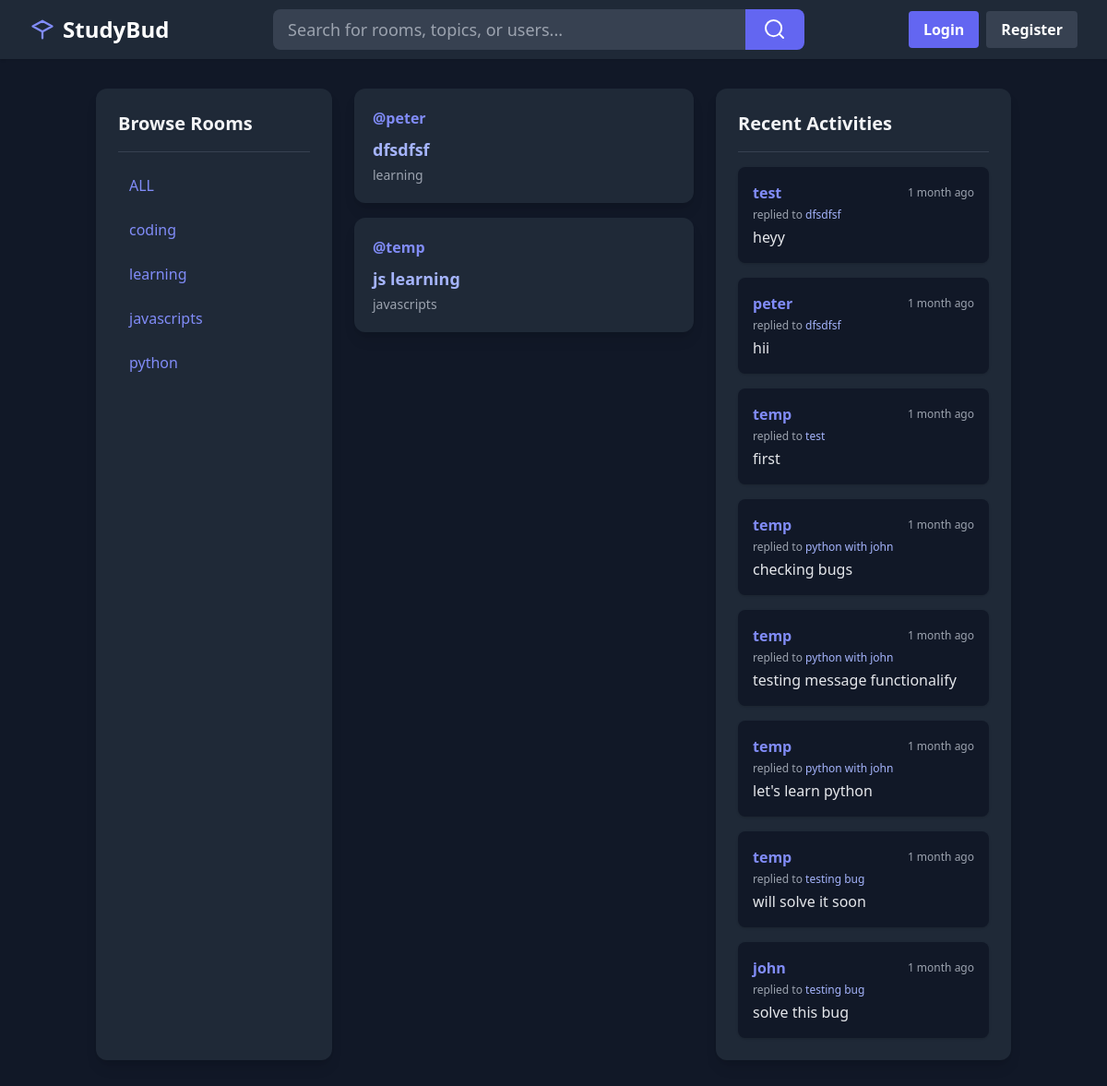
Screenshot of /?q=learning with the database file from the repository.
### base/models.py (models this page shows)
class Topic(models.Model):
    name = models.CharField(max_length=200)
    def __str__(self):
        return self.name

class Room(models.Model):
    host = models.ForeignKey(User, on_delete=models.SET_NULL, null=True)
    topic = models.ForeignKey(Topic, on_delete=models.SET_NULL, null=True)
    name = models.CharField(max_length=200)
    description = models.TextField(null=True, blank=True)
    participants = models.ManyToManyField(User, related_name='participants', blank=True)
    updated = models.DateTimeField(auto_now=True)
    created = models.DateTimeField(auto_now_add=True)
    class Meta():
        ordering = ['-updated', '-created']
    def __str__(self):
        return self.name

class Message(models.Model):
    user = models.ForeignKey(User, on_delete=models.CASCADE)
    room = models.ForeignKey(Room, on_delete=models.CASCADE)
    body = models.TextField()
    updated = models.DateTimeField(auto_now=True)
    created = models.DateTimeField(auto_now_add=True)
    def __str__(self):
        return self.body[0:50]

### base/views.py (the view)
# urls.py: path('', views.home, name='home'),
def home(request):
    q = request.GET.get('q') if request.GET.get('q') != None else ''
    rooms = Room.objects.filter(Q(topic__name__icontains=q) |
                                Q(name__icontains=q) |
                                Q(description__icontains=q))
    topics = Topic.objects.all()
    room_count = rooms.count()
    msgs = Message.objects.all().order_by('-created')
    context = {'rooms': rooms, 'topics': topics, 'room_count': room_count, 'msgs': msgs}
    return render(request, 'base/index.html', context)

### base/templates/base/index.html (shortened to what this page needs)
{% extends 'main.html' %} {% block content %}
<div class="flex flex-col md:flex-row gap-6 min-h-[80vh]">
  {% include 'base/topics_components.html' %}
  <main class="flex-1">
     {% include 'base/feed_component.html' %}
  </main>
  {% include 'base/activity_components.html' %}
</div>
{% endblock %}

### base/templates/base/topics_components.html
<aside
  class="w-full md:w-64 bg-gray-800 rounded-xl p-6 shadow-lg flex-shrink-0 mb-6 md:mb-0"
>
  <h3 class="text-xl font-bold text-gray-100 mb-4">Browse Rooms</h3>
  <div class="border-b border-gray-700 mb-4"></div>
  {% if topics %}
  <ul class="space-y-2">
    <li>
      <a
        href="{% url 'home' %}"
        class="block px-3 py-2 rounded-lg text-indigo-400 hover:bg-gray-700 transition"
        >ALL</a
      >
    </li>
    {% for topic in topics %}
    <li>
      <a
        href="{% url 'home' %}?q={{ topic.name }}"
        class="block px-3 py-2 rounded-lg text-indigo-400 hover:bg-gray-700 transition"
        >{{ topic.name }}</a
      >
    </li>
    {% endfor %}
  </ul>
  {% else %}
  <div class="bg-gray-700 text-gray-300 rounded p-3 mt-4">
    No topics available at the moment.
  </div>
  {% endif %}
</aside>

### base/templates/base/feed_component.html (shortened to what this page needs)
<div class="space-y-4">
  {% if rooms %} {% for room in rooms %}
  <div
    class="bg-gray-800 rounded-xl shadow-lg p-5 flex flex-col md:flex-row md:items-center md:justify-between"
  >
    <div>
      <div class="flex items-center gap-2 mb-2">
        <a href="{% url 'profile' room.host.id %}" class="text-indigo-400 font-semibold"
          >@{{room.host.username}}</a
        >
      </div>
      <a
        href="{% url 'room' room.id %}"
        class="text-lg font-bold text-indigo-300 hover:underline"
        >{{room.name}}</a
      >
      <div class="text-gray-400 text-sm mt-1">{{room.topic}}</div>
    </div>
  </div>
  {% endfor %} {% else %}
  <div class="bg-gray-700 text-gray-300 rounded p-4">
    No rooms available at the moment.
  </div>
  {% endif %}
</div>

### base/templates/base/activity_components.html
<aside
  class="w-full md:w-80 bg-gray-800 rounded-xl p-6 shadow-lg flex-shrink-0"
>
  <h3 class="text-xl font-bold text-gray-100 mb-4">Recent Activities</h3>
  <div class="border-b border-gray-700 mb-4"></div>
  <div class="space-y-4">
    {% for msg in msgs %}
    <div class="bg-gray-900 rounded-lg p-4 shadow flex flex-col">
      <div class="flex items-center justify-between mb-1">
        <span class="text-indigo-400 font-semibold">
          <a href="{% url 'profile' msg.user.id %}"> {{ msg.user }} </a>
        </span>
        <span class="text-xs text-gray-400">{{msg.created|timesince}} ago</span>
      </div>
      <span class="text-gray-400 text-xs mb-1"
        >replied to <span class="text-indigo-300">{{msg.room}}</span></span
      >
      <p class="text-gray-200">{{ msg }}</p>
    </div>
    {% empty %}
    <div class="bg-gray-700 text-gray-300 rounded p-4">
      No recent activities.
    </div>
    {% endfor %}
  </div>
</aside>

### rows the page displays
Topic: name "coding"
Topic: name "learning"
Topic: name "javascripts"
Topic: name "python"
Room: host.username "peter", name "dfsdfsf", topic "learning"
Room: host.username "temp", name "js learning", topic "javascripts"
Message: user "test", created "1 month", room "dfsdfsf", body "heyy"
Message: user "peter", created "1 month", room "dfsdfsf", body "hii"
Message: user "temp", created "1 month", room "test", body "first"
Message: user "temp", created "1 month", room "python with john", body "checking bugs"
Message: user "temp", created "1 month", room "python with john", body "testing message functionalify"
Message: user "temp", created "1 month", room "python with john", body "let's learn python"
Message: user "temp", created "1 month", room "testing bug", body "will solve it soon"
Message: user "john", created "1 month", room "testing bug", body "solve this bug"
